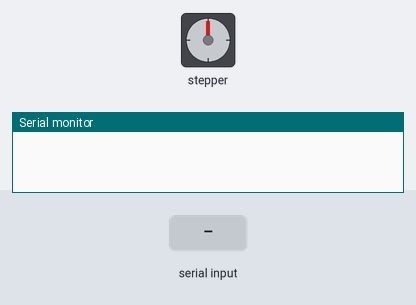
A sketch run on a simulated Arduino Uno, built with avr-gcc and run on an emulated ATmega328P. Parts: stepper motor, the last lines printed to the serial monitor. Inputs (shaded band) come from the test bench. Stepper angles assume 200 steps per turn.

Above: at 1.2 s.
1.3 s: "d,45\n" received over Serial
At 1.69 s:
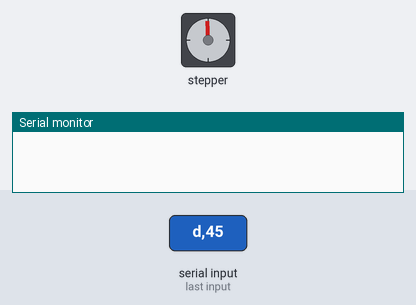
4.1 s: "v90\n" received over Serial
5.6 s: "s90\n" received over Serial
At 5.76 s:
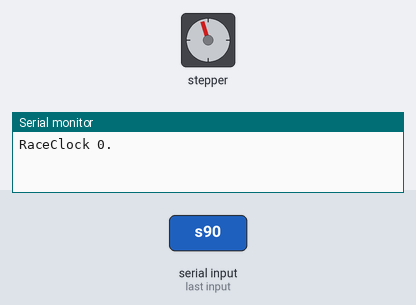
8.6 s: "1\n" received over Serial
11.6 s: "d90\n" received over Serial
At 12.9 s:
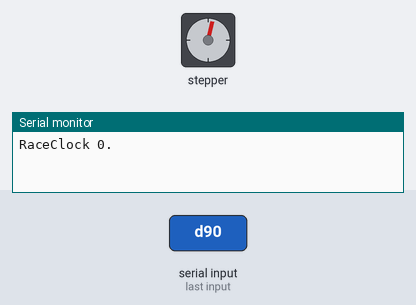
Timing chart, 0 to 14.1 s (numbered marks = the images above; inputs shaded):
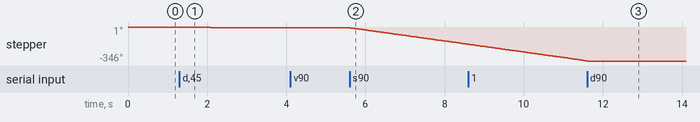

Measured:
- after the input at 5.6 s, stepper: keeps turning counter-clockwise at about 56°/s, starting at once
- after the input at 11.6 s, stepper: goes on until 11.6 s, then stays -346°

The sketch:

NewClock.ino
```cpp
/*------------------------------------------------------------------------------------
 * rough in of new clock.
 * bikewedge proxy provides the number of steps wanted from goldsprints data.
 * this should do some pid ling around so that it will be less jerkey.
 * requires the modified stepper motors to do half stepping.
 *
 * (c) 2013 Donald Delmar Davis, Suspect Devices
 *
 */

#include <Stepper.h>
#define MIN_MILLIS_PER_STEP 8
#define DEFAULT_MILLIS_PER_STEP 15
#define STEPPER_STEPS 200
#define STEPS_PER_REVOLUTION 2132
#define INBUFFERLENGTH 100
char inbuffer[INBUFFERLENGTH];
int bufferIndex;
int yellowGoal=0;
int blueGoal=0;
int yellowPosition=0;
int bluePosition=0;
int stepCount = 0;

long int lastStepMillis;
long int blueReadMillis;
long int blueStepMillis;
long int blueDeltaT;
long int blueStepDelta;
long int yellowReadMillis;
long int yellowStepMillis;
long int yellowDeltaT;
long int yellowStepDelta;

Stepper blue(STEPPER_STEPS, 8,9,10,11,1);
Stepper yellow(STEPPER_STEPS, 2,3,4,5,1);

void setup() {
  // initialize the serial port:
  Serial.begin(115200);
}

void loop() {
  int target;
  int delta;
  while (Serial.available()) {
    // get the new byte:
    char inChar = (char)Serial.read();
    // add it to the inputString:
    if (bufferIndex<INBUFFERLENGTH)
      inbuffer[bufferIndex++]=inChar;
    if (inChar == '\n') {
      inbuffer[bufferIndex]=0;
      if ((inbuffer[0]=='d') && bufferIndex>3) {
        target=atoi(inbuffer+3);
        if (target>STEPS_PER_REVOLUTION) target=STEPS_PER_REVOLUTION;
        if (inbuffer[1]=='1') {
          blueGoal=target;
          delta = target - bluePosition;
          if (delta>0) {
            blueStepDelta = (millis() - blueReadMillis) / delta;
            if (blueStepDelta<MIN_MILLIS_PER_STEP) {
              blueStepDelta=MIN_MILLIS_PER_STEP;
            }
          } else {
            blueStepDelta = DEFAULT_MILLIS_PER_STEP;
          }
          blueReadMillis=millis();
        } else {
          yellowGoal=target;
          delta = target - yellowPosition;
          if (delta>0) {
            yellowStepDelta = (millis() - yellowReadMillis) / delta;
            if (yellowStepDelta<MIN_MILLIS_PER_STEP) {
              yellowStepDelta=MIN_MILLIS_PER_STEP;
            }

          } else {
            yellowStepDelta = DEFAULT_MILLIS_PER_STEP;
          }
          yellowReadMillis=millis();
        }
      } else if (inbuffer[0]=='v') {
        Serial.println("RaceClock 0.");
        Serial.flush();
      } else if (inbuffer[0]=='s') {
        if (blueGoal||yellowGoal) {
          blueGoal=yellowGoal=STEPS_PER_REVOLUTION;
        }
        blueDeltaT = 0L;
        blueStepDelta = DEFAULT_MILLIS_PER_STEP;
        blueStepMillis = blueReadMillis = millis();
        yellowDeltaT = 0L;
        yellowStepDelta = DEFAULT_MILLIS_PER_STEP;
        yellowStepMillis = yellowReadMillis = millis();

      } else if (inbuffer[0]=='g') {
        blueDeltaT = 0L;
        blueStepDelta = DEFAULT_MILLIS_PER_STEP;
        blueStepMillis = blueReadMillis = millis();
        yellowDeltaT = 0L;
        yellowStepDelta = DEFAULT_MILLIS_PER_STEP;
        yellowStepMillis = yellowReadMillis = millis();
      }

      bufferIndex=0; //reset input

    }
  }
//  if ((millis()-lastStepMillis)>MIN_MILLIS_PER_STEP){
  if ((millis()-blueStepMillis)>blueStepDelta) {
    if ((blueGoal==STEPS_PER_REVOLUTION)&&((bluePosition==0)||(blueGoal==bluePosition))){
         blueGoal=bluePosition=0;
    }
    if ((blueGoal>bluePosition) && (bluePosition<STEPS_PER_REVOLUTION)){
        blue.step(-1);
        bluePosition++;
    }
    blueStepMillis=millis();
  } else if ((millis()-yellowStepMillis)>yellowStepDelta) {
    if ((yellowGoal==STEPS_PER_REVOLUTION)&&((yellowPosition==0)||(yellowGoal==yellowPosition))){
         yellowGoal=yellowPosition=0;
    }
    if ((yellowGoal>yellowPosition) && (yellowPosition<STEPS_PER_REVOLUTION)) {
        yellow.step(-1);
        yellowPosition++;
    }
    yellowStepMillis=millis();
  }
//  }


}
```
